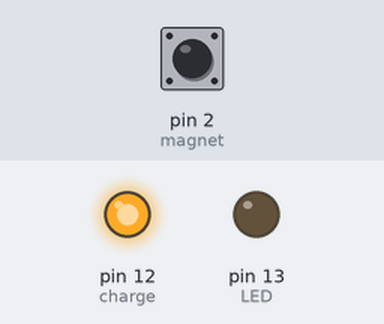
The sketch below on a simulated Arduino Uno, built with avr-gcc and run on an emulated ATmega328P. On the bench: output pins drawn as LEDs (lit = HIGH). Dashed ring = blinking. The inputs (shaded band) are chosen by the test bench; at power-on: pin 2 (magnet) LOW. What the sketch prints to the serial monitor is not drawn.

Above: at 1.2 s.
1.3 s: pin 2 (magnet) driven HIGH
At 2.5 s:
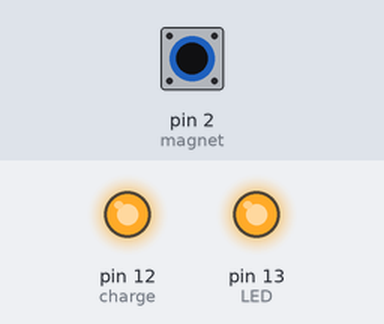
2.8 s: pin 2 (magnet) driven LOW
At 3.7 s:
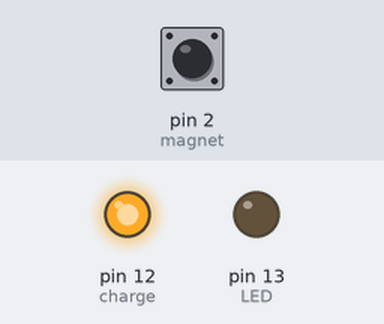
4.3 s: pin 2 (magnet) pulsed HIGH 2 times (0.12 s each, 0.3 s apart)
At 4.36 s:
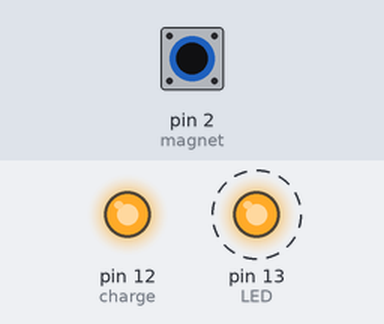
6.4 s: pin 2 (magnet) pulsed HIGH 5 times (0.12 s each, 0.3 s apart)
At 8.1 s:
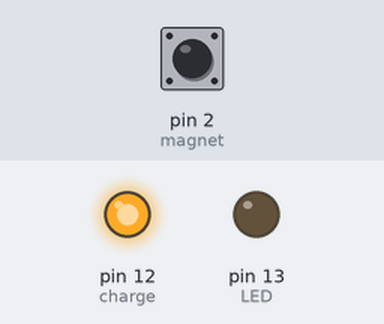
Timing chart, 0 to 9.6 s (numbered marks = the images above; inputs shaded):
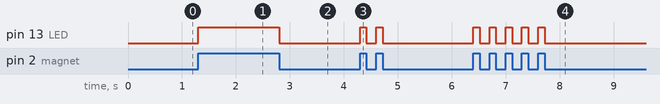

The sketch:

mag.ino
```cpp
int magnet=2; //connect tilt to D2
int charge=12;
int LED=13;
int change=1;
char n;
void setup() {

  pinMode(LED, OUTPUT);
  pinMode(magnet, INPUT);
  pinMode(charge, OUTPUT);
  digitalWrite(charge,HIGH);
  Serial.begin(9600);
}

void loop() {


if(digitalRead(magnet)==HIGH) //when the digital output value of tilt is high, turn on the LED.
{
	digitalWrite(LED, HIGH);
        n=62;//open:>
        if(change==0){
          Serial.print(n);}
        change=1;}
if(digitalRead(magnet)==LOW) //when the digital output value of tilt is low, turn off the LED.
{
	digitalWrite(LED, LOW);
        n=63;//close:?
        if(change==1){
          Serial.print(n);}
        change=0;}
}
```

Measured:
- after the input at 1.3 s, pin 13 (LED): LOW → HIGH at once
- after the input at 2.8 s, pin 13 (LED): HIGH → LOW at once
- after the input at 4.3 s, pin 13 (LED): alternates HIGH for 0.12 s and LOW for 0.18 s, 4 changes in all, then stays LOW, starting at once
- after the input at 6.4 s, pin 13 (LED): alternates HIGH for 0.12 s and LOW for 0.18 s, 10 changes in all, then stays LOW, starting at once
